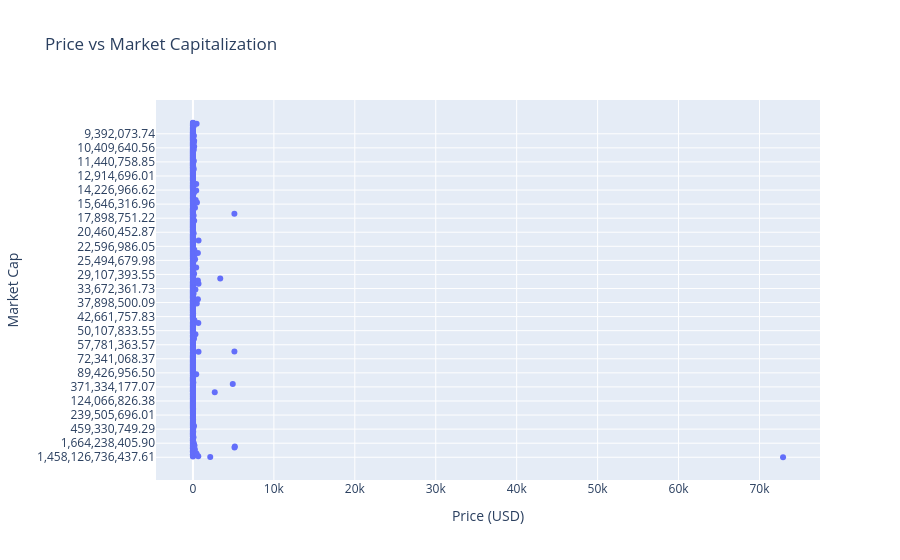

The cell this chart's notebook holds for it:
### Markdown cell above
#### Why choose these columns?
- Price (USD) → value of a coin
- Market Cap → total market value of that coin
- 
This helps see whether higher priced coins have larger market caps

### Code cell
fig = px.scatter(
    df,
    x="Price (USD)",
    y="Market Cap",
    title="Price vs Market Capitalization",
    hover_data=["Name","Symbol"]
)

fig.show()

### Figure 1 — Plotly figure (JSON) as saved in the notebook; plotly's stock layout.template omitted (floating-point values rounded to 4 significant figures; data arrays with more than 128 entries replaced by an {"elided": "..."} marker saying what was removed)
{"data": [{"customdata": {"elided": "1000x2 str values"}, "hovertemplate": "Price (USD)=%{x}<br>Market Cap=%{y}<br>Name=%{customdata[0]}<br>Symbol=%{customdata[1]}<extra></extra>", "legendgroup": "", "marker": {"color": "#636efa", "symbol": "circle"}, "mode": "markers", "name": "", "orientation": "h", "showlegend": false, "type": "scatter", "x": {"elided": "1000 float values"}, "xaxis": "x", "y": {"elided": "1000 str values"}, "yaxis": "y"}], "layout": {"autosize": true, "legend": {"tracegroupgap": 0}, "title": {"text": "Price vs Market Capitalization"}, "xaxis": {"anchor": "y", "autorange": true, "domain": [0, 1], "range": [-4445.0, 77360.0], "title": {"text": "Price (USD)"}, "type": "linear"}, "yaxis": {"anchor": "x", "autorange": true, "domain": [0, 1], "range": [-82.44, 1081.0], "title": {"text": "Market Cap"}, "type": "category"}}}
